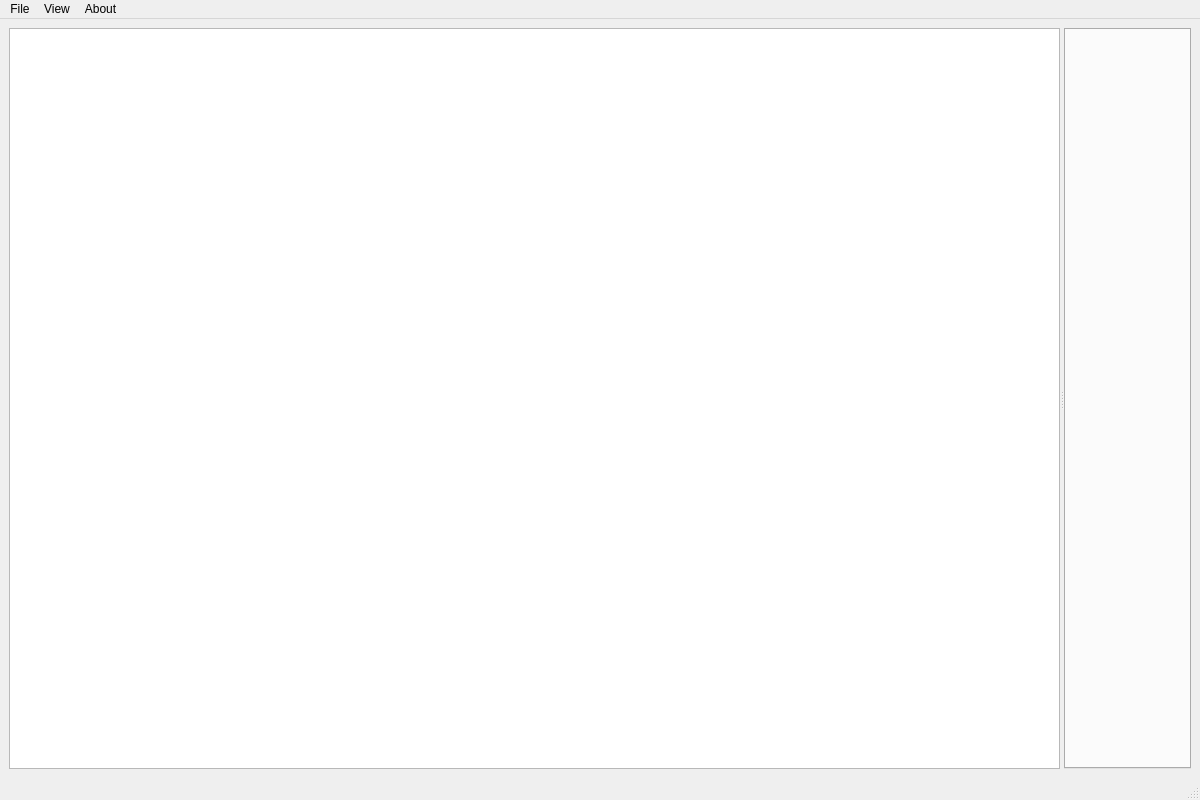
<?xml version="1.0" encoding="UTF-8"?>
<ui version="4.0">
 <class>MainWindow</class>
 <widget class="QMainWindow" name="MainWindow">
  <property name="geometry">
   <rect>
    <x>0</x>
    <y>0</y>
    <width>1200</width>
    <height>800</height>
   </rect>
  </property>
  <property name="windowTitle">
   <string>MainWindow</string>
  </property>
  <property name="locale">
   <locale language="English" country="UnitedStates"/>
  </property>
  <widget class="QWidget" name="centralwidget">
   <layout class="QVBoxLayout" name="verticalLayout">
    <item>
     <widget class="QSplitter" name="splitter">
      <property name="orientation">
       <enum>Qt::Orientation::Horizontal</enum>
      </property>
      <widget class="QTreeView" name="treeView"/>
      <widget class="QTabWidget" name="tabWidget">
       <property name="currentIndex">
        <number>-1</number>
       </property>
       <property name="tabsClosable">
        <bool>true</bool>
       </property>
      </widget>
     </widget>
    </item>
   </layout>
  </widget>
  <widget class="QMenuBar" name="menubar">
   <property name="geometry">
    <rect>
     <x>0</x>
     <y>0</y>
     <width>1200</width>
     <height>23</height>
    </rect>
   </property>
   <widget class="QMenu" name="menuFile">
    <property name="title">
     <string>File</string>
    </property>
    <addaction name="actionOpen"/>
    <addaction name="actionClose"/>
    <addaction name="actionClose_All"/>
    <addaction name="actionClose_All_But_This"/>
    <addaction name="actionExit"/>
   </widget>
   <widget class="QMenu" name="menuView">
    <property name="title">
     <string>View</string>
    </property>
   </widget>
   <widget class="QMenu" name="menuAbout">
    <property name="title">
     <string>About</string>
    </property>
    <addaction name="actionAbout_PCS_PdfViewer"/>
    <addaction name="actionAbout_Qt"/>
   </widget>
   <addaction name="menuFile"/>
   <addaction name="menuView"/>
   <addaction name="menuAbout"/>
  </widget>
  <widget class="QStatusBar" name="statusbar"/>
  <action name="actionOpen">
   <property name="icon">
    <iconset theme="QIcon::ThemeIcon::DocumentOpen"/>
   </property>
   <property name="text">
    <string>Open</string>
   </property>
  </action>
  <action name="actionClose">
   <property name="icon">
    <iconset theme="QIcon::ThemeIcon::ListRemove"/>
   </property>
   <property name="text">
    <string>Close</string>
   </property>
  </action>
  <action name="actionClose_All">
   <property name="icon">
    <iconset theme="QIcon::ThemeIcon::ListRemove"/>
   </property>
   <property name="text">
    <string>Close All</string>
   </property>
  </action>
  <action name="actionClose_All_But_This">
   <property name="icon">
    <iconset theme="QIcon::ThemeIcon::ListRemove"/>
   </property>
   <property name="text">
    <string>Close All But This</string>
   </property>
  </action>
  <action name="actionExit">
   <property name="icon">
    <iconset theme="QIcon::ThemeIcon::ApplicationExit"/>
   </property>
   <property name="text">
    <string>Exit</string>
   </property>
  </action>
  <action name="actionAbout_PCS_PdfViewer">
   <property name="text">
    <string>About PCS PdfViewer</string>
   </property>
  </action>
  <action name="actionAbout_Qt">
   <property name="text">
    <string>About Qt</string>
   </property>
  </action>
 </widget>
 <resources/>
 <connections/>
</ui>
